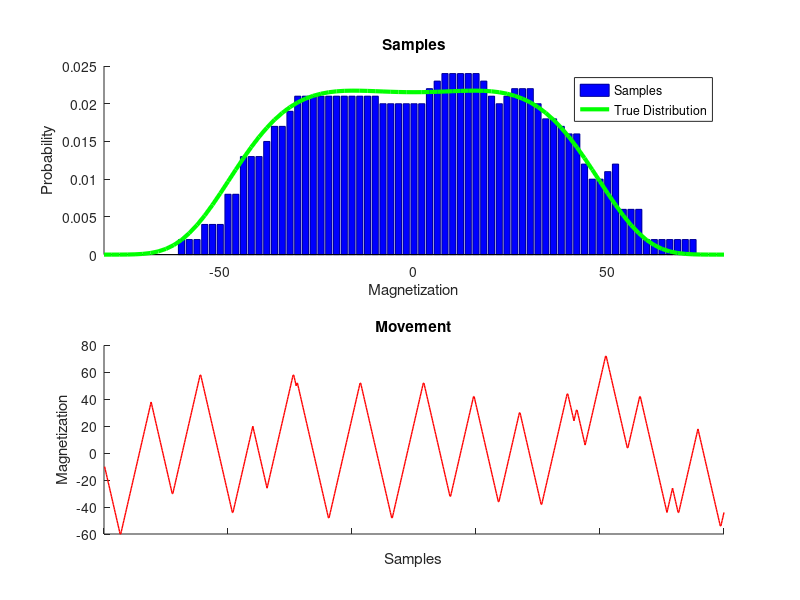

MATLAB code to generate this figure:
function nonrevMFI1D(theta,plotRun,calcIndicators,n)
%% Non-reversible Mean Field Ising model

% -------------------------------------------------------------------------
%% Initialise variables

%Check number of input arguments
if nargin < 1   
    theta = 0.01;
    plotRun = 0;
    calcIndicators = 0;
    n = 1000;
end

if nargin < 2
    plotRun = 0;
    calcIndicators = 0;
    n = 1000;
end

if nargin < 3
    calcIndicators = 0;
    n = 1000;
end

if nargin < 4
    n = 1000;
end

%Number of Samples
%n = 5000;

%Samples (#,value,direction)
samples = zeros(n,1,2);

%Number of Spins (even number)
N = 80;

%Temperatur and Inverse Temperatur
T = 1;
beta = 1/T;

%Exchange Energy
J = 1;

%Theta
%theta = 0.01;


%Magnetization
%M = 0;
%M = randsrc*2*(randi(N + 1) - 1); 
M = randsrc*2*(randi(N/4 + 1) - 1);
dir = randsrc;
samples(1,:,1) = M;
samples(1,:,2) = dir;

%Accepted samples in step A
accepted = 0;

%Prepare true distribution
x = -N:2:N;
yy = zeros(1,N+1);

for i = 1:N+1
    m = x(i);
    factor = exp(gammaln(N+1) - (gammaln(-m/2 + N/2 + 1) + gammaln(m/2 + N/2 + 1)));
    yy(i) = factor*exp(beta*J*m^2/(2*N));
end
z = sum(yy);
yy = yy/z;

%Prepare checkerboard
if M == 0
   A = ones(1,N);
   B = randperm(numel(A));
   A(B(1:N/2)) = -1; 
else
   m = N/2 - sign(M)*M/2;
   A = sign(M)*ones(1,N);
   B = randperm(numel(A));
   A(B(1:m)) = -sign(M);
end

%Prepare figure
close all;
if plotRun == 0 || plotRun == 1
figure;
set(gcf, 'Position', get(0,'Screensize'));
end

% -------------------------------------------------------------------------
%% Calculate Samples and Draw Checkerboard

for i = 2:n  
    
    %Step A ------------------------------------------
    %Read last step
    M = samples(i-1,:,1);
    dir = samples(i-1,:,2);
    proposal = M + 2*dir;

    %Acceptance Propability
    factor = (N - dir*M)/(N + dir*M + 2);
    acceptance = factor*exp(2*beta*J*(dir*M + 1)/N);
    
    %Accept Proposal
    if rand < acceptance
       samples(i,:,1) =  proposal;
       samples(i,:,2) = -dir;
       accepted = accepted + 1;
       acc = 1;
       
    %Deny Proposal
    else
       samples(i,:,:) = samples(i-1,:,:);
       acc = 0;
    end %if
    %end step A 

    %Step B ------------------------------------------
    if rand < 1 - theta
        
        %Keep direction
        samples(i,:,2) = -samples(i,:,2);
        
    end
    %end step B 
    
    %Update checkerboard -----------------------------
    if acc
      
    A = A(1,:); k = 1; u = 1; look = randsrc;
    
    %Read move
    move = (proposal - M)/2;
    
    %Draw move
    while k <= 3
        
        %Propose location
        rr = randi(N);
        
        %Correct proposed location
        while A(rr) == move && u < 3 
            if rr == N && look == 1
               look = -1;
               u = u + 1;
            elseif rr == 1 && look == -1
               look = 1;
               u = u + 1;
            else
               rr = rr + look;
            end
        end %correct
        
        %Make touchy move
        if rr == N || rr == 1
            A(rr) = move;
            break;
        elseif A(rr+1) == move || A(rr-1) == move
            A(rr) = move;
            break;
        elseif k == 3
            A(rr) = move;
            break;
        end
        
        k = k + 1;
        
    end %while
    
    A = repmat(A,6,1);
    
    end %if
    %end update checkerboard
    
    %Plot --------------------------------------------
    if plotRun == 1
    
    %Clear current figure
    clf;
    
    %Plot samples
    subplot(2,1,1);
    title('Samples');
    grid off;
    xlim([-N N]);
    xlabel('Magnetization');
    ylabel('Probability');
    hold('on');   
    y = samples(1:i,:,1);
    a = histc(y,x);
    zz = sum(a);
    bar(x,a/zz,'b','EdgeColor',[0 0 0.6])
    plot(x,yy,'g','LineWidth',3);
    legend('Samples','True Distribution');
    
    %Plot checkerboard
    subplot(2,1,2);
    title('Checkerboard');
    set(gca, 'YTickLabel',[])
    hold('on');
    colormap(gray); 
    imagesc(A);
    axis image;
    
    %Pause
    tic; while toc < 0.0000001; end
    drawnow;
 
    end %if
    %end plot
    
end %for
%end sampling

% -------------------------------------------------------------------------
%% Output after Calculation

%Read samples for plots
y = samples(:,:,1);

%Plot sample histogram and movement of samples
if plotRun == 0
    
    %Plot samples
    subplot(2,1,1);
    title('Samples');
    grid off;
    xlim([-N N]);
    xlabel('Magnetization');
    ylabel('Probability');
    hold('on');   
    a = histc(y,x);
    zz = sum(a);
    bar(x,a/zz,'b','EdgeColor',[0 0 0.6]);
    plot(x,yy,'g','LineWidth',3);
    legend('Samples','True Distribution');
    
    %Movement of magnetization
    subplot(2,1,2);
    title('Movement');
    ylabel('Magnetization');
    xlabel('Samples');
    set(gca, 'XTickLabel',[]);
    hold('on');
    y = y(1:end);
    plot(1:length(y),y,'r','LineWidth',1);
    
end %plot

%Display indicators
if calcIndicators
    
   samples = y;
   L = 100;
   m = mean(samples);
   v = cov(samples);
   autocorrs = zeros(L,1);
   
   %Autocorrelation
   for i = 1:L
       autosum = 0;
       for j = 1:n-i
           autosum = autosum + (samples(j,:)-m)/(2*v)*(samples(j+i,:)-m)';
       end
       autocorrs(i) = autosum/(n-i-1);
    end

   INEFFICIENCY = 1+2*sum(autocorrs)
   ACCEPTANCERATE = accepted/n
    
end %indicators

end %main